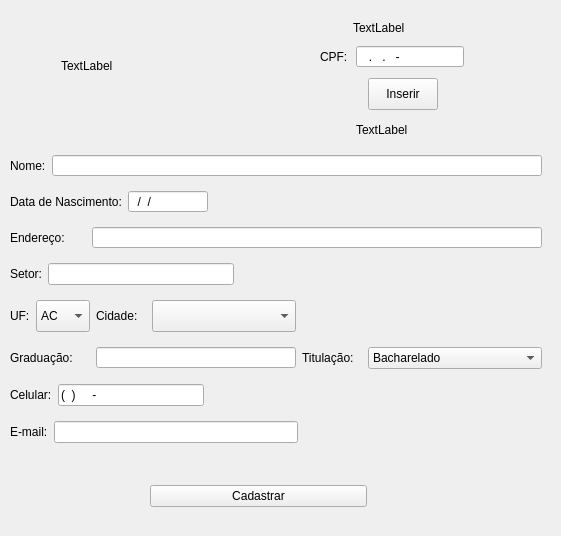
<?xml version="1.0" encoding="UTF-8"?>
<ui version="4.0">
 <class>cadastro_professor</class>
 <widget class="QWidget" name="cadastro_professor">
  <property name="geometry">
   <rect>
    <x>0</x>
    <y>0</y>
    <width>561</width>
    <height>536</height>
   </rect>
  </property>
  <property name="windowTitle">
   <string>Cadastro de Professor</string>
  </property>
  <widget class="QWidget" name="layoutWidget">
   <property name="geometry">
    <rect>
     <x>320</x>
     <y>45</y>
     <width>168</width>
     <height>23</height>
    </rect>
   </property>
   <layout class="QGridLayout" name="gridLayout">
    <item row="0" column="0">
     <widget class="QLabel" name="cpf">
      <property name="maximumSize">
       <size>
        <width>30</width>
        <height>21</height>
       </size>
      </property>
      <property name="text">
       <string>CPF: </string>
      </property>
     </widget>
    </item>
    <item row="0" column="1" alignment="Qt::AlignLeft">
     <widget class="QLineEdit" name="campo_cpf">
      <property name="maximumSize">
       <size>
        <width>110</width>
        <height>21</height>
       </size>
      </property>
      <property name="inputMask">
       <string>###.###.###-##</string>
      </property>
     </widget>
    </item>
   </layout>
  </widget>
  <widget class="QWidget" name="layoutWidget">
   <property name="geometry">
    <rect>
     <x>11</x>
     <y>10</y>
     <width>231</width>
     <height>111</height>
    </rect>
   </property>
   <layout class="QHBoxLayout" name="horizontalLayout">
    <item>
     <widget class="QLabel" name="logo_professor">
      <property name="enabled">
       <bool>true</bool>
      </property>
      <property name="maximumSize">
       <size>
        <width>111</width>
        <height>109</height>
       </size>
      </property>
      <property name="text">
       <string>TextLabel</string>
      </property>
      <property name="scaledContents">
       <bool>true</bool>
      </property>
     </widget>
    </item>
    <item>
     <spacer name="verticalSpacer">
      <property name="orientation">
       <enum>Qt::Vertical</enum>
      </property>
      <property name="sizeHint" stdset="0">
       <size>
        <width>20</width>
        <height>40</height>
       </size>
      </property>
     </spacer>
    </item>
   </layout>
  </widget>
  <widget class="QWidget" name="layoutWidget">
   <property name="geometry">
    <rect>
     <x>10</x>
     <y>146</y>
     <width>532</width>
     <height>310</height>
    </rect>
   </property>
   <layout class="QGridLayout" name="gridLayout_3">
    <item row="6" column="0">
     <widget class="QLabel" name="graduacao">
      <property name="maximumSize">
       <size>
        <width>80</width>
        <height>16777215</height>
       </size>
      </property>
      <property name="text">
       <string>Graduação:</string>
      </property>
     </widget>
    </item>
    <item row="4" column="0">
     <layout class="QHBoxLayout" name="horizontalLayout_7">
      <property name="sizeConstraint">
       <enum>QLayout::SetNoConstraint</enum>
      </property>
      <item>
       <widget class="QLabel" name="uf">
        <property name="maximumSize">
         <size>
          <width>20</width>
          <height>26</height>
         </size>
        </property>
        <property name="text">
         <string>UF:</string>
        </property>
       </widget>
      </item>
      <item>
       <widget class="QComboBox" name="selecao_estado">
        <property name="maximumSize">
         <size>
          <width>80</width>
          <height>32</height>
         </size>
        </property>
        <item>
         <property name="text">
          <string>AC</string>
         </property>
        </item>
        <item>
         <property name="text">
          <string>AL</string>
         </property>
        </item>
        <item>
         <property name="text">
          <string>AP</string>
         </property>
        </item>
        <item>
         <property name="text">
          <string>AM</string>
         </property>
        </item>
        <item>
         <property name="text">
          <string>BA</string>
         </property>
        </item>
        <item>
         <property name="text">
          <string>CE</string>
         </property>
        </item>
        <item>
         <property name="text">
          <string>DF</string>
         </property>
        </item>
        <item>
         <property name="text">
          <string>ES</string>
         </property>
        </item>
        <item>
         <property name="text">
          <string>GO</string>
         </property>
        </item>
        <item>
         <property name="text">
          <string>MA</string>
         </property>
        </item>
        <item>
         <property name="text">
          <string>MT</string>
         </property>
        </item>
        <item>
         <property name="text">
          <string>MS</string>
         </property>
        </item>
        <item>
         <property name="text">
          <string>MG</string>
         </property>
        </item>
        <item>
         <property name="text">
          <string>PA</string>
         </property>
        </item>
        <item>
         <property name="text">
          <string>PB</string>
         </property>
        </item>
        <item>
         <property name="text">
          <string>PR</string>
         </property>
        </item>
        <item>
         <property name="text">
          <string>PE</string>
         </property>
        </item>
        <item>
         <property name="text">
          <string>PI</string>
         </property>
        </item>
        <item>
         <property name="text">
          <string>RJ</string>
         </property>
        </item>
        <item>
         <property name="text">
          <string>RN</string>
         </property>
        </item>
        <item>
         <property name="text">
          <string>RS</string>
         </property>
        </item>
        <item>
         <property name="text">
          <string>RO</string>
         </property>
        </item>
        <item>
         <property name="text">
          <string>RR</string>
         </property>
        </item>
        <item>
         <property name="text">
          <string>SC</string>
         </property>
        </item>
        <item>
         <property name="text">
          <string>SP</string>
         </property>
        </item>
        <item>
         <property name="text">
          <string>SE</string>
         </property>
        </item>
        <item>
         <property name="text">
          <string>TO</string>
         </property>
        </item>
       </widget>
      </item>
      <item>
       <spacer name="horizontalSpacer">
        <property name="orientation">
         <enum>Qt::Horizontal</enum>
        </property>
        <property name="sizeType">
         <enum>QSizePolicy::Ignored</enum>
        </property>
        <property name="sizeHint" stdset="0">
         <size>
          <width>0</width>
          <height>0</height>
         </size>
        </property>
       </spacer>
      </item>
     </layout>
    </item>
    <item row="2" column="0" colspan="4">
     <layout class="QGridLayout" name="gridLayout_2">
      <item row="0" column="1">
       <widget class="QLineEdit" name="campo_endereco">
        <property name="maximumSize">
         <size>
          <width>450</width>
          <height>21</height>
         </size>
        </property>
       </widget>
      </item>
      <item row="0" column="0" alignment="Qt::AlignLeft">
       <widget class="QLabel" name="endereco">
        <property name="maximumSize">
         <size>
          <width>60</width>
          <height>21</height>
         </size>
        </property>
        <property name="text">
         <string>Endereço:</string>
        </property>
       </widget>
      </item>
     </layout>
    </item>
    <item row="3" column="0" colspan="4">
     <layout class="QHBoxLayout" name="horizontalLayout_6">
      <item>
       <widget class="QLabel" name="setor">
        <property name="text">
         <string>Setor:</string>
        </property>
       </widget>
      </item>
      <item>
       <widget class="QLineEdit" name="campo_setor"/>
      </item>
      <item>
       <spacer name="horizontalSpacer_7">
        <property name="orientation">
         <enum>Qt::Horizontal</enum>
        </property>
        <property name="sizeHint" stdset="0">
         <size>
          <width>308</width>
          <height>20</height>
         </size>
        </property>
       </spacer>
      </item>
     </layout>
    </item>
    <item row="0" column="0" colspan="4">
     <layout class="QHBoxLayout" name="horizontalLayout_4">
      <item>
       <widget class="QLabel" name="nome">
        <property name="text">
         <string>Nome:</string>
        </property>
       </widget>
      </item>
      <item>
       <widget class="QLineEdit" name="campo_nome">
        <property name="maximumSize">
         <size>
          <width>500</width>
          <height>21</height>
         </size>
        </property>
       </widget>
      </item>
     </layout>
    </item>
    <item row="9" column="0" colspan="4">
     <layout class="QHBoxLayout" name="horizontalLayout_3">
      <item>
       <widget class="QLabel" name="celular">
        <property name="text">
         <string>Celular:</string>
        </property>
       </widget>
      </item>
      <item>
       <widget class="QLineEdit" name="campo_celular">
        <property name="inputMask">
         <string>(##)#####-####</string>
        </property>
       </widget>
      </item>
      <item>
       <spacer name="horizontalSpacer_5">
        <property name="orientation">
         <enum>Qt::Horizontal</enum>
        </property>
        <property name="sizeHint" stdset="0">
         <size>
          <width>338</width>
          <height>20</height>
         </size>
        </property>
       </spacer>
      </item>
     </layout>
    </item>
    <item row="6" column="2">
     <widget class="QLabel" name="titulacao">
      <property name="maximumSize">
       <size>
        <width>60</width>
        <height>26</height>
       </size>
      </property>
      <property name="text">
       <string>Titulação:</string>
      </property>
     </widget>
    </item>
    <item row="1" column="0" colspan="4">
     <layout class="QHBoxLayout" name="horizontalLayout_5">
      <item>
       <widget class="QLabel" name="data_de_nascimento">
        <property name="text">
         <string>Data de Nascimento:</string>
        </property>
       </widget>
      </item>
      <item>
       <widget class="QLineEdit" name="campo_data_de_nascimento">
        <property name="maximumSize">
         <size>
          <width>80</width>
          <height>21</height>
         </size>
        </property>
        <property name="inputMask">
         <string>##/##/####</string>
        </property>
       </widget>
      </item>
      <item>
       <spacer name="horizontalSpacer_4">
        <property name="orientation">
         <enum>Qt::Horizontal</enum>
        </property>
        <property name="sizeHint" stdset="0">
         <size>
          <width>278</width>
          <height>20</height>
         </size>
        </property>
       </spacer>
      </item>
     </layout>
    </item>
    <item row="6" column="3">
     <widget class="QComboBox" name="selecao_titulacao">
      <item>
       <property name="text">
        <string>Bacharelado</string>
       </property>
      </item>
      <item>
       <property name="text">
        <string>Licenciatura</string>
       </property>
      </item>
      <item>
       <property name="text">
        <string>Especialização</string>
       </property>
      </item>
      <item>
       <property name="text">
        <string>Mestrado</string>
       </property>
      </item>
      <item>
       <property name="text">
        <string>Doutorado</string>
       </property>
      </item>
      <item>
       <property name="text">
        <string>Pós-Doutorado</string>
       </property>
      </item>
     </widget>
    </item>
    <item row="10" column="0" colspan="4">
     <layout class="QHBoxLayout" name="horizontalLayout_2">
      <item>
       <widget class="QLabel" name="email">
        <property name="text">
         <string>E-mail:</string>
        </property>
       </widget>
      </item>
      <item>
       <widget class="QLineEdit" name="campo_email"/>
      </item>
      <item>
       <spacer name="horizontalSpacer_6">
        <property name="orientation">
         <enum>Qt::Horizontal</enum>
        </property>
        <property name="sizeHint" stdset="0">
         <size>
          <width>178</width>
          <height>20</height>
         </size>
        </property>
       </spacer>
      </item>
     </layout>
    </item>
    <item row="6" column="1">
     <widget class="QLineEdit" name="campo_graduacao">
      <property name="maximumSize">
       <size>
        <width>200</width>
        <height>21</height>
       </size>
      </property>
     </widget>
    </item>
    <item row="4" column="1">
     <layout class="QHBoxLayout" name="horizontalLayout_8">
      <item>
       <widget class="QLabel" name="cidade">
        <property name="maximumSize">
         <size>
          <width>50</width>
          <height>26</height>
         </size>
        </property>
        <property name="text">
         <string>Cidade:</string>
        </property>
       </widget>
      </item>
      <item>
       <widget class="QComboBox" name="selecao_cidade">
        <property name="maximumSize">
         <size>
          <width>350</width>
          <height>32</height>
         </size>
        </property>
       </widget>
      </item>
     </layout>
    </item>
   </layout>
  </widget>
  <widget class="QLabel" name="aviso_cpf">
   <property name="geometry">
    <rect>
     <x>353</x>
     <y>20</y>
     <width>80</width>
     <height>16</height>
    </rect>
   </property>
   <property name="text">
    <string>TextLabel</string>
   </property>
  </widget>
  <widget class="QPushButton" name="inserir">
   <property name="geometry">
    <rect>
     <x>368</x>
     <y>78</y>
     <width>70</width>
     <height>32</height>
    </rect>
   </property>
   <property name="text">
    <string>Inserir</string>
   </property>
  </widget>
  <widget class="QWidget" name="layoutWidget">
   <property name="geometry">
    <rect>
     <x>150</x>
     <y>480</y>
     <width>217</width>
     <height>32</height>
    </rect>
   </property>
   <layout class="QHBoxLayout" name="horizontalLayout_9">
    <item>
     <widget class="QPushButton" name="btn_cadastrar">
      <property name="styleSheet">
       <string notr="true">btn_cadastrar-&gt;setSyleSheet-&gt;rgba(0, 0, 255, 191)</string>
      </property>
      <property name="text">
       <string>Cadastrar</string>
      </property>
     </widget>
    </item>
   </layout>
  </widget>
  <widget class="QLabel" name="aviso_incorreto">
   <property name="geometry">
    <rect>
     <x>356</x>
     <y>122</y>
     <width>59</width>
     <height>16</height>
    </rect>
   </property>
   <property name="text">
    <string>TextLabel</string>
   </property>
  </widget>
 </widget>
 <tabstops>
  <tabstop>campo_cpf</tabstop>
  <tabstop>inserir</tabstop>
  <tabstop>campo_nome</tabstop>
  <tabstop>campo_data_de_nascimento</tabstop>
  <tabstop>campo_endereco</tabstop>
  <tabstop>campo_setor</tabstop>
  <tabstop>selecao_estado</tabstop>
  <tabstop>selecao_cidade</tabstop>
  <tabstop>campo_graduacao</tabstop>
  <tabstop>selecao_titulacao</tabstop>
  <tabstop>campo_celular</tabstop>
  <tabstop>campo_email</tabstop>
  <tabstop>btn_cadastrar</tabstop>
 </tabstops>
 <resources/>
 <connections/>
</ui>
